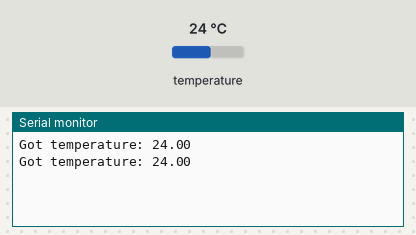
The sketch below on a simulated ESP8266 (NodeMCU). Shown: the last lines printed to the serial monitor. Inputs (shaded band) come from the test bench; at power-on: temperature 24 °C.

Above: at 3.4 s.
3.5 s: temperature set to 12 °C
At 5.7 s:
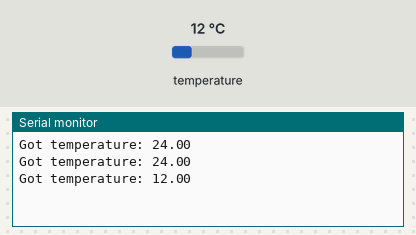
6.1 s: temperature set to 19 °C
At 7.1 s:
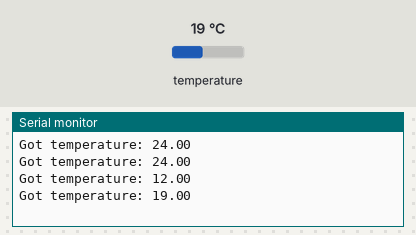
Timing chart, 0 to 9.1 s (numbered marks = the images above; inputs shaded):
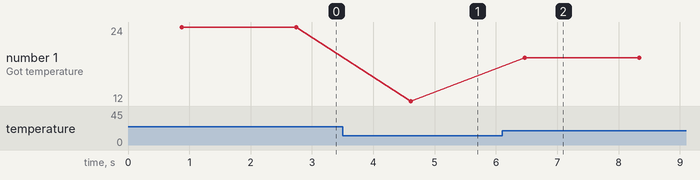

The sketch:

Temperature.ino
```cpp
 /*
  * Connect as follows:
  * Red --> 3v3
  * Black --> Gnd
  * Yellow --> D1
  */

#include <DallasTemperature.h> // Install this one from Library Manager
#include <OneWire.h> // Install this one from Library Manager

#define SENSOR_PIN D1 // We connect the output pin of the PIR to pin D1 of the ESP

// Setup a oneWire instance to communicate with any OneWire devices (not just Maxim/Dallas temperature ICs)
OneWire oneWire(SENSOR_PIN);

// Pass our oneWire reference to Dallas Temperature.
DallasTemperature DS18B20(&oneWire);

char temperatureCString[7];

void setup() {
  Serial.begin(115200);
  DS18B20.begin();
}

void loop() {
  float tempC;
  do {
    DS18B20.requestTemperatures();
    tempC = DS18B20.getTempCByIndex(0); //We're assuming there is only one temp sensor here...
    dtostrf(tempC, 2, 2, temperatureCString);
    delay(100);
  } while (tempC == 85.0 || tempC == (-127.0)); // These are the extreme values. If we get these as result, sensor was not ready yet.
  Serial.print("Got temperature: ");
  Serial.println(temperatureCString);
  delay(1000);

}
```

Measured:
- after the input at 3.5 s, the serial monitor: prints a new line after 1.1 s (image 1)
- after the input at 6.1 s, the serial monitor: prints a new line after 0.37 s (image 2)
- plotted number 1: 24 → 12 after the input at 3.5 s, 12 → 19 after the input at 6.1 s
